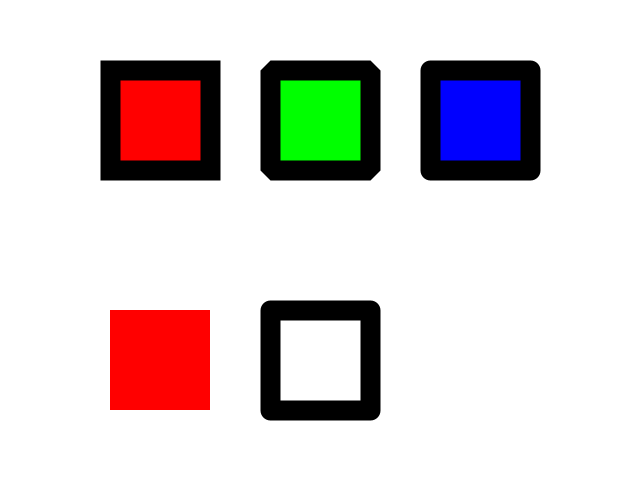
Frame 1 (no input)
Frame 60 (the mouse pressed at the canvas centre just before this capture): identical to frame 1, image omitted
Frame 120 (the mouse held since frame 60 and released just before this capture): identical to frame 1, image omitted

The Processing sketch that drew this single still picture (run headless with seeded random() and noise(); from frame 60 on, the mouse is pressed at the canvas centre):

// Processing sketch: BasicGeometryProgram_2
// ── BasicGeometryProgram_2.pde
color red = color(255, 0, 0);
color green = color(0, 255, 0);
color blue = color(0, 0, 255);


void setup() {
  size(640, 480);

  rectMode(CENTER);
}


void draw() {
  background(255);

  strokeJoin(MITER); //eckig
  strokeWeight(20);
  fill(255, 0, 0);
  rect(width / 4, height / 4, 100, 100);

  strokeJoin(BEVEL); //abgeschrägt
  strokeWeight(20);
  fill(0, 255, 0);
  rect(width / 2, height / 4, 100, 100);

  strokeJoin(ROUND);
  strokeWeight(20);
  fill(0, 0, 255);
  rect(width / 4 * 3, height / 4, 100, 100);

  noStroke();
  fill(255, 0, 0);
  rect(width / 4, height / 4 * 3, 100, 100);

  stroke(0);
  noFill();
  strokeWeight(20);
  rect(width / 2, height / 4 * 3, 100, 100);
}
